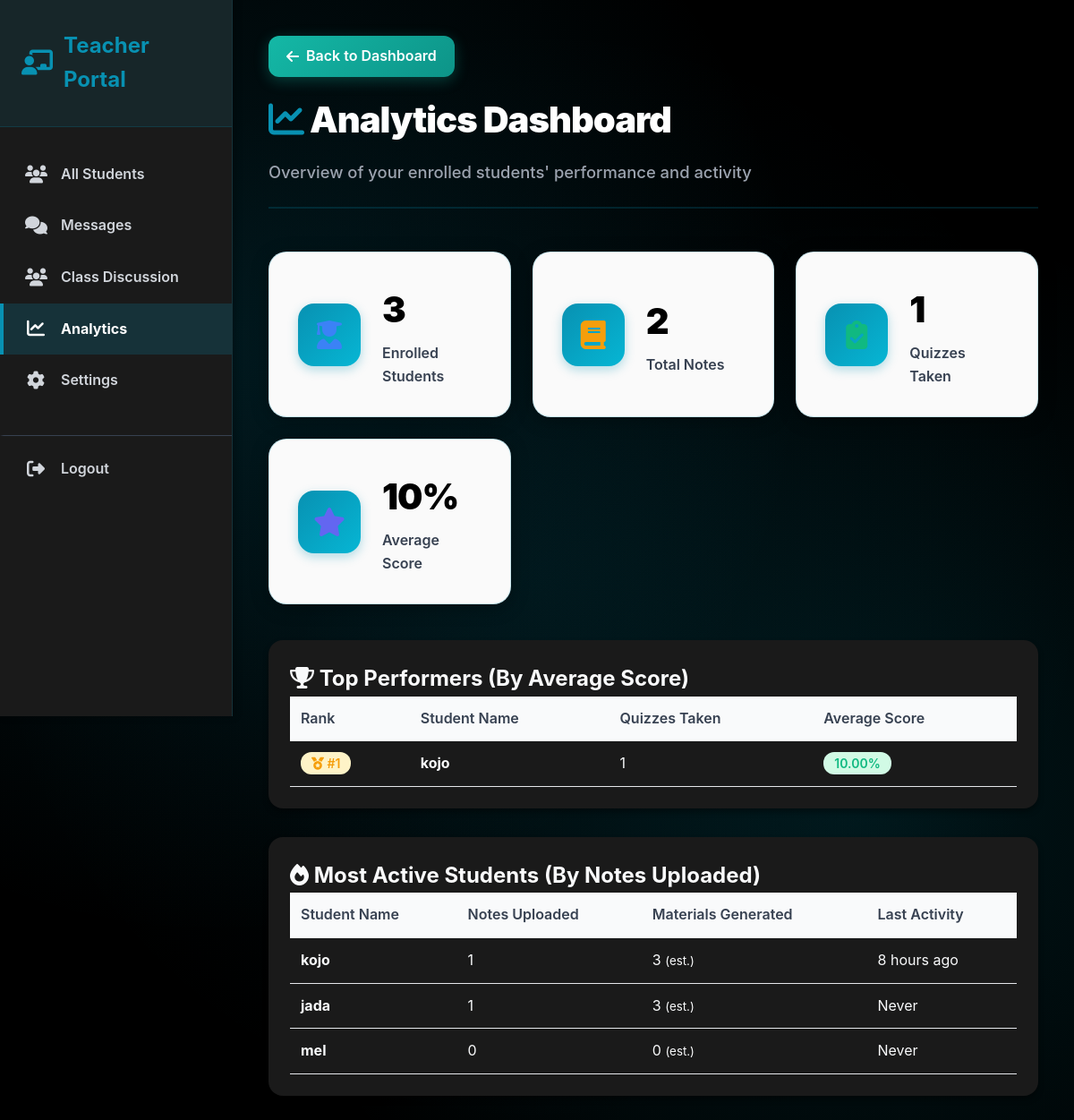
Page /dashboard/teacher/analytics.php (signed in) on the committed database.
### tables this page shows
CREATE TABLE `users` (
  `user_id` int NOT NULL,
  `full_name` varchar(100) NOT NULL,
  `email` varchar(150) NOT NULL,
  `password_hash` varchar(255) NOT NULL,
  `role` enum('student','teacher') NOT NULL DEFAULT 'student',
  `remember_token` varchar(64) DEFAULT NULL,
  `remember_expires` datetime DEFAULT NULL,
  `class_code` varchar(10) DEFAULT NULL,
  `created_at` timestamp NOT NULL DEFAULT CURRENT_TIMESTAMP,
  `last_login` timestamp NULL DEFAULT NULL
);

### config/database.php (called while the page is built, shortened)
<?php
class Database
{
    private $host;
    private $db_name;
    private $username;
    private $password;
    public function __construct()
    {
        $whitelist = ['127.0.0.1', '::1', 'localhost'];
        if (in_array($_SERVER['HTTP_HOST'] ?? 'localhost', $whitelist)) {
            $this->host = "localhost";
            $this->db_name = "study_companion";
            $this->username = "root";
            $this->password = "";
        } else {
            $this->host = "localhost";
            $this->db_name = "webtech_2025A_gertrude_akagbo";
            $this->username = "gertrude.akagbo";
            $this->password = "Amazing1122@";
        }
    }
    public function getConnection()
    {
        $this->conn = null;
        try {
            $this->conn = new PDO(
                "mysql:host=" . $this->host . ";dbname=" . $this->db_name,
                $this->username,
                $this->password
            );
            $this->conn->setAttribute(PDO::ATTR_ERRMODE, PDO::ERRMODE_EXCEPTION);
            $this->conn->setAttribute(PDO::ATTR_DEFAULT_FETCH_MODE, PDO::FETCH_ASSOC);
            $this->conn->setAttribute(PDO::ATTR_EMULATE_PREPARES, false);
            $this->conn->exec("SET time_zone = '+00:00'");
        } catch (PDOException $e) {
            error_log("Connection error: " . $e->getMessage());
            die("Database connection failed. Please try again later.");
        }
        return $this->conn;
    }
}
?>

### classes/Teacher.php (called while the page is built, shortened)
<?php
require_once __DIR__ . '/../config/database.php';
class Teacher
{
    private $conn;
    public function __construct()
    {
        $database = new Database();
        $this->conn = $database->getConnection();
    }
    public function getAllStudents($teacherId)
    {
        $query = "
            SELECT
                u.user_id,
                u.full_name,
                u.email,
                u.created_at as joined_date,
                ts.enrolled_date,
                COUNT(DISTINCT n.note_id) as note_count,
                COUNT(DISTINCT qa.attempt_id) as quiz_count,
                COALESCE(ROUND(AVG(qa.score), 2), 0) as avg_score,
                MAX(qa.completed_at) as last_activity
            FROM teacher_students ts
            JOIN users u ON ts.student_id = u.user_id
            LEFT JOIN notes n ON u.user_id = n.user_id
            LEFT JOIN quiz_attempts qa ON u.user_id = qa.user_id
            WHERE ts.teacher_id = :teacher_id AND u.role = 'student'
            GROUP BY u.user_id, u.full_name, u.email, u.created_at, ts.enrolled_date
            ORDER BY u.full_name ASC
        ";
        try {
            $stmt = $this->conn->prepare($query);
            $stmt->bindParam(':teacher_id', $teacherId, PDO::PARAM_INT);
            $stmt->execute();
            return $stmt->fetchAll(PDO::FETCH_ASSOC);
        } catch (PDOException $e) {
            error_log("Error getting enrolled students: " . $e->getMessage());
            return [];
        }
    }
}
?>

### includes/functions.php (called while the page is built, shortened)
<?php
function timeAgo($timestamp)
{
    $time = strtotime($timestamp);
    $diff = time() - $time;
    if ($diff < 60) {
        return 'just now';
    } elseif ($diff < 3600) {
        $mins = floor($diff / 60);
        return $mins . ' minute' . ($mins > 1 ? 's' : '') . ' ago';
    } elseif ($diff < 86400) {
        $hours = floor($diff / 3600);
        return $hours . ' hour' . ($hours > 1 ? 's' : '') . ' ago';
    } elseif ($diff < 604800) {
        $days = floor($diff / 86400);
        return $days . ' day' . ($days > 1 ? 's' : '') . ' ago';
    } else {
        return date('M j, Y', $time);
    }
}
?>

### dashboard/teacher/analytics.php (the view, shortened to what this page needs)
<?php
require_once __DIR__ . '/../../includes/functions.php';
require_once __DIR__ . '/../../classes/Teacher.php';
$teacherObj = new Teacher();
$teacherId = $_SESSION['user_id'];
$students = $teacherObj->getAllStudents($teacherId);
$totalNotes = 0;
$totalQuizzes = 0;
$totalScore = 0;
$quizCount = 0;
foreach ($students as $student) {
    $totalNotes += $student['note_count'];
    $totalQuizzes += $student['quiz_count'];
    if ($student['quiz_count'] > 0) {
        $totalScore += $student['avg_score'];
        $quizCount++;
    }
}
$stats = [
    'total_students' => count($students),
    'total_notes' => $totalNotes,
    'total_quizzes' => $totalQuizzes,
    'avg_score' => $quizCount > 0 ? round($totalScore / $quizCount, 2) : 0
];
?>
<!DOCTYPE html>
<html lang="en">
<head>
    <link rel="stylesheet" href="https://cdnjs.cloudflare.com/ajax/libs/font-awesome/6.4.0/css/all.min.css">
    <link rel="stylesheet" href="../../assets/css/style.css?v=<?php echo time(); ?>">
    <link rel="stylesheet" href="../../assets/css/dashboard.css?v=<?php echo time(); ?>">
    <link rel="stylesheet" href="../../assets/css/light-theme.css?v=<?php echo time(); ?>">
</head>
<body>
    <div class="dashboard-layout">
        <aside class="sidebar">
            <div class="sidebar-header">
                <h2><i class="fas fa-chalkboard-teacher"></i> Teacher Portal</h2>
            </div>
            <nav class="sidebar-nav">
                <a href="index.php" class="nav-item">
                    <i class="fas fa-users"></i> All Students
                </a>
                <a href="messages.php" class="nav-item">
                    <i class="fas fa-comments"></i> Messages
                </a>
                <a href="discussions.php" class="nav-item">
                    <i class="fas fa-users"></i> Class Discussion
                </a>
                <a href="analytics.php" class="nav-item active">
                    <i class="fas fa-chart-line"></i> Analytics
                </a>
                <a href="../settings.php" class="nav-item">
                    <i class="fas fa-cog"></i> Settings
                </a>
                <a href="../../auth/logout.php" class="nav-item logout">
                    <i class="fas fa-sign-out-alt"></i> Logout
                </a>
            </nav>
        </aside>
        <main class="main-content">
            <header class="content-header">
                <div style="margin-bottom: 1rem;">
                    <a href="index.php" class="btn btn-secondary" style="text-decoration: none;">
                        <i class="fas fa-arrow-left"></i> Back to Dashboard
                    </a>
                </div>
                <h1><i class="fas fa-chart-line"></i> Analytics Dashboard</h1>
                <p>Overview of your enrolled students' performance and activity</p>
            </header>
            <div class="stats-grid">
                <div class="stat-card">
                    <div class="stat-icon" style="background-color: #DBEAFE;">
                        <i class="fas fa-user-graduate" style="color: #3B82F6;"></i>
                    </div>
                    <div class="stat-info">
                        <h3><?php echo $stats['total_students'] ?? 0; ?></h3>
                        <p>Enrolled Students</p>
                    </div>
                </div>
                <div class="stat-card">
                    <div class="stat-icon" style="background-color: #FEF3C7;">
                        <i class="fas fa-book" style="color: #F59E0B;"></i>
                    </div>
                    <div class="stat-info">
                        <h3><?php echo $stats['total_notes'] ?? 0; ?></h3>
                        <p>Total Notes</p>
                    </div>
                </div>
                <div class="stat-card">
                    <div class="stat-icon" style="background-color: #D1FAE5;">
                        <i class="fas fa-clipboard-check" style="color: #10B981;"></i>
                    </div>
                    <div class="stat-info">
                        <h3><?php echo $stats['total_quizzes'] ?? 0; ?></h3>
                        <p>Quizzes Taken</p>
                    </div>
                </div>
                <div class="stat-card">
                    <div class="stat-icon" style="background-color: #E0E7FF;">
                        <i class="fas fa-star" style="color: #6366F1;"></i>
                    </div>
                    <div class="stat-info">
                        <h3><?php echo $stats['avg_score'] ?? 0; ?>%</h3>
                        <p>Average Score</p>
                    </div>
                </div>
            </div>
            <div class="card" style="margin-top: 2rem;">
                <h2><i class="fas fa-trophy"></i> Top Performers (By Average Score)</h2>
                <?php
                usort($students, function ($a, $b) {
                    return $b['avg_score'] - $a['avg_score'];
                });
                $topStudents = array_slice($students, 0, 10);
                ?>
                <?php if (empty($topStudents)): ?>
                    <div class="empty-state">
                        <i class="fas fa-chart-bar"></i>
                        <p>No quiz data available yet</p>
                    </div>
                <?php else: ?>
                    <div class="table-responsive">
                        <table class="data-table">
                            <thead>
                                <tr>
                                    <th>Rank</th>
                                    <th>Student Name</th>
                                    <th>Quizzes Taken</th>
                                    <th>Average Score</th>
                                </tr>
                            </thead>
                            <tbody>
                                <?php
                                $rank = 1;
                                foreach ($topStudents as $student):
                                    if ($student['quiz_count'] == 0)
                                        continue;
                                    ?>
                                    <tr>
                                        <td>
                                            <?php if ($rank <= 3): ?>
                                                <span class="rank-badge rank-<?php echo $rank; ?>">
                                                    <i class="fas fa-medal"></i> #<?php echo $rank; ?>
                                                </span>
                                            <?php else: ?>
                                                #<?php echo $rank; ?>
                                            <?php endif; ?>
                                        </td>
                                        <td><strong><?php echo htmlspecialchars($student['full_name']); ?></strong></td>
                                        <td><?php echo $student['quiz_count']; ?></td>
                                        <td>
                                            <span class="badge badge-success">
                                                <?php echo $student['avg_score']; ?>%
                                            </span>
                                        </td>
                                    </tr>
                                    <?php
                                    $rank++;
                                endforeach;
                                ?>
                            </tbody>
                        </table>
                    </div>
                <?php endif; ?>
            </div>
            <div class="card" style="margin-top: 2rem;">
                <h2><i class="fas fa-fire"></i> Most Active Students (By Notes Uploaded)</h2>
                <?php
                usort($students, function ($a, $b) {
                    return $b['note_count'] - $a['note_count'];
                });
                $activeStudents = array_slice($students, 0, 10);
                ?>
                <?php if (empty($activeStudents)): ?>
                    <div class="empty-state">
                        <i class="fas fa-chart-bar"></i>
                        <p>No activity data available yet</p>
                    </div>
                <?php else: ?>
                    <div class="table-responsive">
                        <table class="data-table">
                            <thead>
                                <tr>
                                    <th>Student Name</th>
                                    <th>Notes Uploaded</th>
                                    <th>Materials Generated</th>
                                    <th>Last Activity</th>
                                </tr>
                            </thead>
                            <tbody>
                                <?php foreach ($activeStudents as $student): ?>
                                    <tr>
                                        <td><strong><?php echo htmlspecialchars($student['full_name']); ?></strong></td>
                                        <td><?php echo $student['note_count']; ?></td>
                                        <td><?php echo $student['note_count'] * 3; ?> <small>(est.)</small></td>
                                        <td><?php echo $student['last_activity'] ? timeAgo($student['last_activity']) : 'Never'; ?>
                                        </td>
                                    </tr>
                                <?php endforeach; ?>
                            </tbody>
                        </table>
                    </div>
                <?php endif; ?>
            </div>
        </main>
    </div>
</body>
</html>

### assets/css/style.css (style rules this page uses)
:root { --primary-color: #0891B2; --primary-dark: #0E7490; --primary-light: #06B6D4; --secondary-color: #14B8A6; --secondary-dark: #0D9488; --accent-color: #22D3EE; --accent-dark: #06B6D4; --bg-color: #000000; --bg-secondary: #1A1A1A; --bg-gradient: linear-gradient(135deg, #000000 0%, #1A1A1A 100%); --text-primary: #F9FAFB; --text-secondary: #D1D5DB; --text-light: #9CA3AF; --border-color: #374151; --border-accent: #0891B2; --error-color: #EF4444; --success-color: #10B981; --warning-color: #F59E0B; --info-color: #3B82F6; --shadow-sm: 0 1px 3px rgba(0, 0, 0, 0.3); --shadow-md: 0 4px 6px rgba(0, 0, 0, 0.4); --shadow-lg: 0 10px 15px rgba(0, 0, 0, 0.5); --shadow-colored: 0 4px 14px rgba(8, 145, 178, 0.4); --radius-sm: 0.5rem; --radius-md: 0.75rem; --radius-lg: 1rem; --transition: all 0.3s cubic-bezier(0.4, 0, 0.2, 1); }
* { margin: 0; padding: 0; box-sizing: border-box; }
body { font-family: 'Inter', system-ui, -apple-system, sans-serif; font-size: 16px; line-height: 1.6; color: var(--text-primary); background: var(--bg-gradient); background-attachment: fixed; }
a { color: var(--primary-color); text-decoration: none; transition: var(--transition); }
.btn { display: inline-flex; align-items: center; gap: 0.5rem; padding: 0.625rem 1.25rem; font-size: 1rem; font-weight: 500; text-align: center; border: none; border-radius: var(--radius-md); cursor: pointer; transition: var(--transition); text-decoration: none; }
.btn-secondary { background: linear-gradient(135deg, var(--secondary-color) 0%, var(--secondary-dark) 100%); color: white; box-shadow: 0 4px 16px rgba(20, 184, 166, 0.3); font-weight: 600; }
.card { background-color: var(--bg-secondary); border-radius: var(--radius-lg); box-shadow: var(--shadow-md); padding: 1.5rem; margin-bottom: 1.5rem; }

### dashboard/teacher/analytics.php (style rules this page uses)
.table-responsive { overflow-x: auto; }
.data-table { width: 100%; border-collapse: collapse; }
.data-table th, .data-table td { padding: 0.75rem; text-align: left; border-bottom: 1px solid #E5E7EB; }
.data-table th { background: #F9FAFB; font-weight: 600; color: #374151; }
.badge { padding: 0.25rem 0.75rem; border-radius: 12px; font-size: 0.875rem; font-weight: 600; }
.badge-success { background: #D1FAE5; color: #10B981; }
.rank-badge { padding: 0.25rem 0.75rem; border-radius: 12px; font-weight: 600; font-size: 0.875rem; }
.rank-1 { background: #FEF3C7; color: #F59E0B; }

### rows in the picture
users: full_name "kojo", quiz_count "1", avg_score "10.00", note_count "1", note_count "3", last_activity "8 hours ago"
users: full_name "jada", note_count "1", note_count "3", shows "Never"
users: full_name "mel", note_count "0", shows "Never"

### other values in the picture
$stats['total_students'] "3"
$stats['total_notes'] "2"
$stats['total_quizzes'] "1"
$stats['avg_score'] "10"
